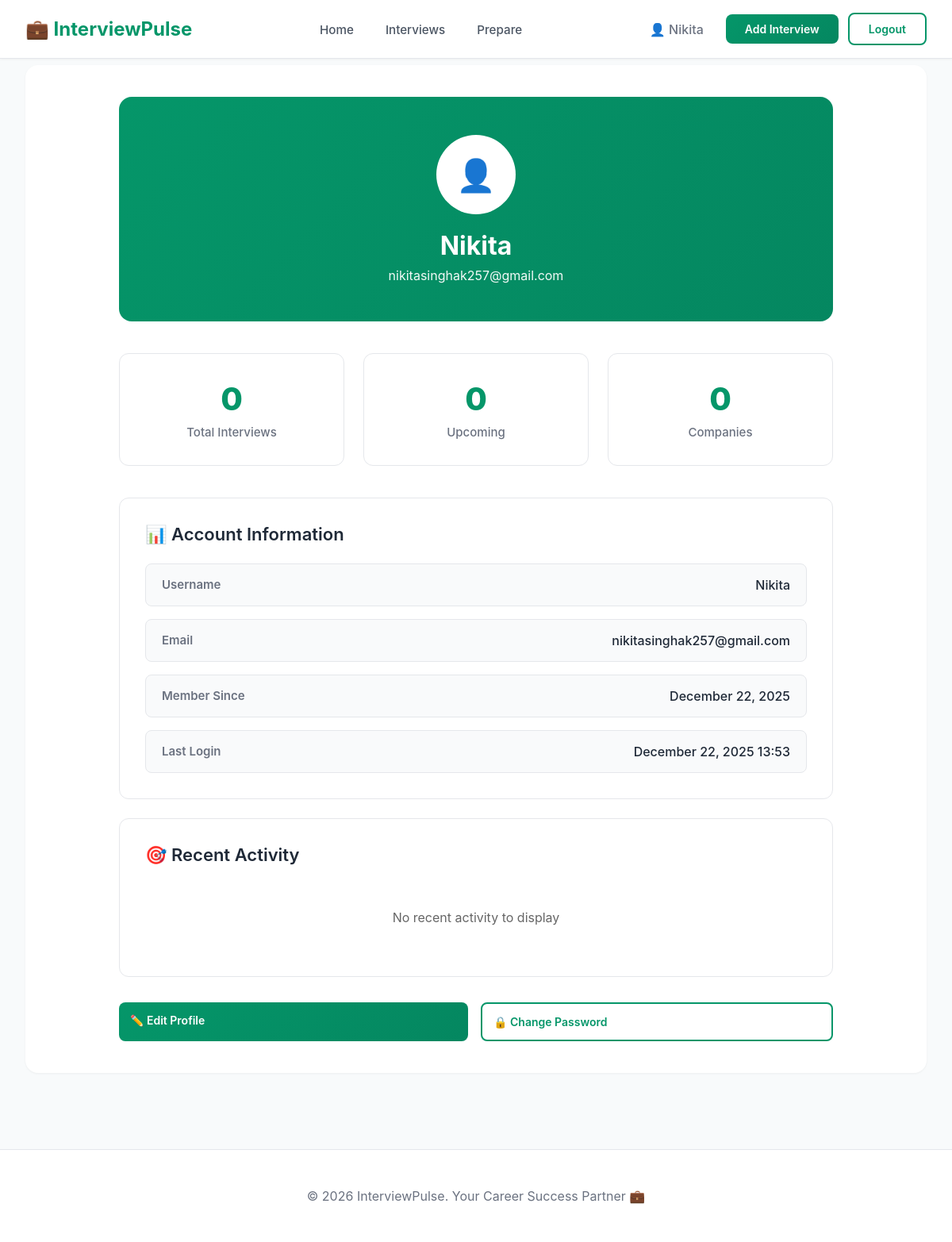
/users/profile (signed in), run on an earlier commit of the app's database.
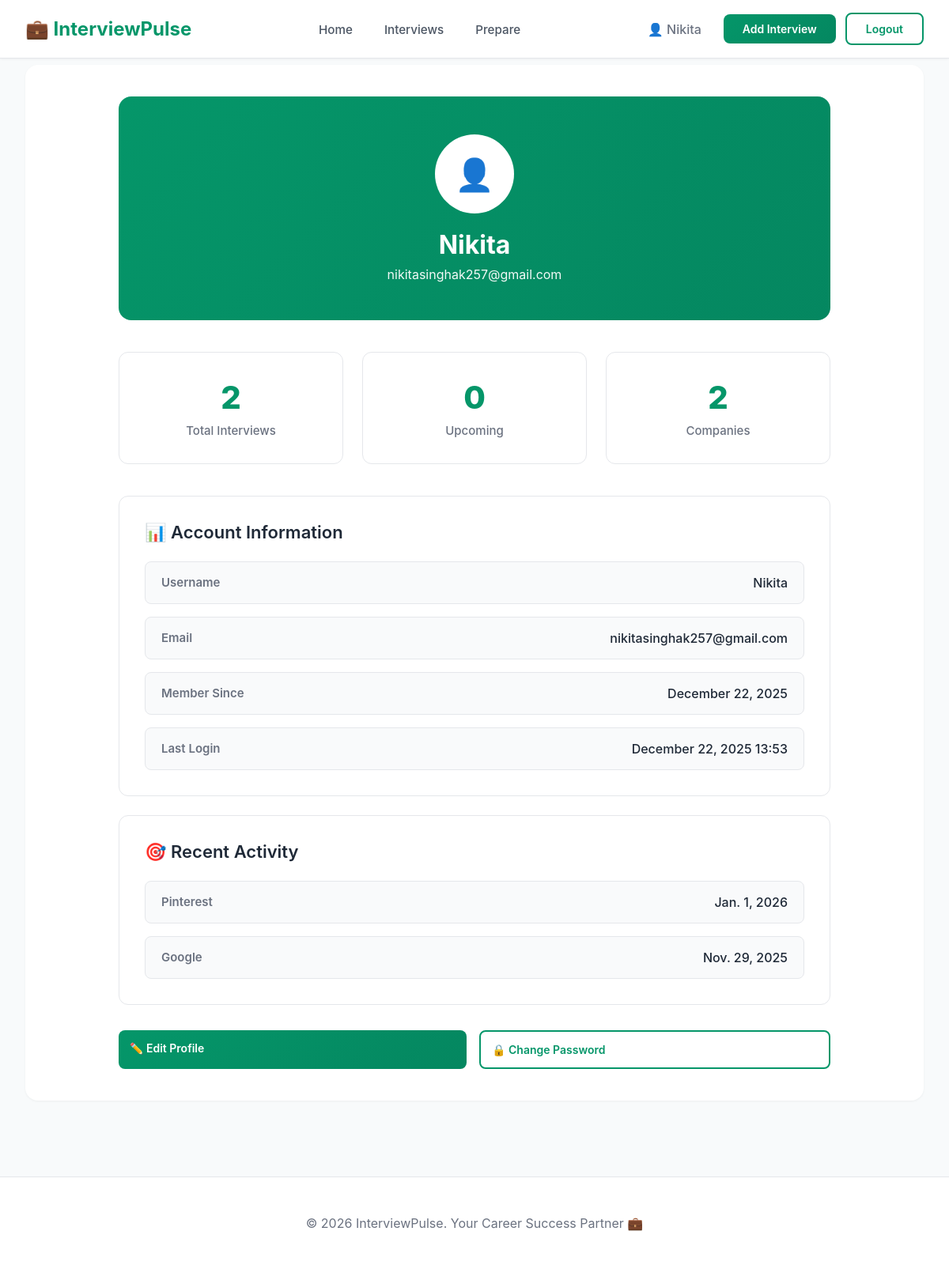
And on a later commit of the database.
### interviews/models.py (models this page shows, shortened)
class Interview(models.Model):
    user = models.ForeignKey('auth.User', on_delete=models.CASCADE)
    company = models.CharField(max_length=255)
    role = models.CharField(max_length=255)
    date = models.DateField()

### users/views.py (the view)
# urls.py: path('profile', views.profile, name='profile'),
@login_required
def profile(request):
    user = request.user
    interviews = Interview.objects.filter(user=user)
    total_interviews = interviews.count()
    upcoming_interviews = interviews.filter(date__gte=date.today()).count()
    companies = interviews.values('company').distinct()
    companies_count = companies.count()
    recent_interviews = interviews.order_by('-date')[:5]
    context = {
        'total_interviews': total_interviews,
        'upcoming_interviews': upcoming_interviews,
        'companies_count': companies_count,
        'recent_interviews': recent_interviews,
    }
    return render(request, 'users/profile.html', context)

### users/templates/users/profile.html (shortened to what this page needs)
{% extends 'base.html' %}
{% block extra_css %}
{% load static %}
<link rel="stylesheet" href="{% static 'css/users/profile.css' %}">
{% endblock %}
{% block content %}
<div class="profile-container">
    <div class="profile-header">
        <div class="profile-avatar">👤</div>
        <div class="profile-name">{{ user.username }}</div>
        <div class="profile-email">{{ user.email }}</div>
    </div>
    <div class="stats-grid">
        <div class="stat-card">
            <div class="stat-number">{{ total_interviews|default:"0" }}</div>
            <div class="stat-label">Total Interviews</div>
        </div>
        <div class="stat-card">
            <div class="stat-number">{{ upcoming_interviews|default:"0" }}</div>
            <div class="stat-label">Upcoming</div>
        </div>
        <div class="stat-card">
            <div class="stat-number">{{ companies_count|default:"0" }}</div>
            <div class="stat-label">Companies</div>
        </div>
    </div>
    <div class="profile-section">
        <div class="section-title">
            📊 Account Information
        </div>
        <div class="info-grid">
            <div class="info-item">
                <span class="info-label">Username</span>
                <span class="info-value">{{ user.username }}</span>
            </div>
            <div class="info-item">
                <span class="info-label">Email</span>
                <span class="info-value">{{ user.email }}</span>
            </div>
            <div class="info-item">
                <span class="info-label">Member Since</span>
                <span class="info-value">{{ user.date_joined|date:"F d, Y" }}</span>
            </div>
            <div class="info-item">
                <span class="info-label">Last Login</span>
                <span class="info-value">{{ user.last_login|date:"F d, Y H:i" }}</span>
            </div>
        </div>
    </div>
    <div class="profile-section">
        <div class="section-title">
            🎯 Recent Activity
        </div>
        <div class="info-grid">
            {% if recent_interviews %}
                {% for interview in recent_interviews %}
                <div class="info-item">
                    <span class="info-label">{{ interview.company }}</span>
                    <span class="info-value">{{ interview.date }}</span>
                </div>
                {% endfor %}
            {% else %}
                <p style="text-align: center; color: #666; padding: 2rem;">
                    No recent activity to display
                </p>
            {% endif %}
        </div>
    </div>
    <div class="action-buttons">
        <a href="/users/edit-profile" class="btn btn-primary">✏️ Edit Profile</a>
        <a href="/users/change-password" class="btn btn-secondary">🔒 Change Password</a>
    </div>
</div>
{% endblock %}

### templates/base.html (shortened to what this page needs)
<!DOCTYPE html>
<html lang="en">
<head>
    {% load static %}
    <link rel="stylesheet" href="{% static 'css/base.css' %}">
    {% block extra_css %}{% endblock %}
</head>
<body>
    <nav class="navbar">
        <div class="nav-container">
            <div class="logo">💼 InterviewPulse</div>
            <ul class="nav-links">
                <li><a href="/">Home</a></li>
                <li><a href="/interviews/list">Interviews</a></li>
                <li><a href="/preparation/">Prepare</a></li>
            </ul>
            <div class="nav-actions">
                {% if user.is_authenticated %}
                    <span style="margin-right: 1rem; color: #6B7280; font-weight: 500;">👤 {{ user.username }}</span>
                    <a href="/interviews/add" class="btn btn-primary">Add Interview</a>
                    <a href="/users/logout" class="btn btn-secondary">Logout</a>
                {% else %}
                    <a href="/users/login" class="btn btn-secondary">Login</a>
                    <a href="/users/register" class="btn btn-primary">Get Started</a>
                {% endif %}
            </div>
        </div>
    </nav>
    <div class="container">
        <div class="content-wrapper">
            {% block content %}{% endblock %}
        </div>
    </div>
    <footer>
        <p>&copy; 2026 InterviewPulse. Your Career Success Partner 💼</p>
    </footer>
</body>
</html>

### static/css/base.css (style rules this page uses)
* { margin: 0; padding: 0; box-sizing: border-box; }
body { font-family: 'Inter', -apple-system, BlinkMacSystemFont, 'Segoe UI', Roboto, 'Helvetica Neue', Arial, sans-serif; background: #F8FAFB; min-height: 100vh; color: #1F2937; animation: fadeIn 0.5s ease-in; }
.navbar { background: #FFFFFF; padding: 1rem 2rem; box-shadow: 0 1px 3px rgba(0,0,0,0.05); position: sticky; top: 0; z-index: 1000; border-bottom: 1px solid #E5E7EB; transition: all 0.3s ease; animation: slideDown 0.5s ease-out; }
.nav-container { max-width: 1280px; margin: 0 auto; display: flex; justify-content: space-between; align-items: center; }
.logo { font-size: 1.5rem; font-weight: 700; color: #059669; display: flex; align-items: center; gap: 0.5rem; cursor: pointer; transition: transform 0.3s ease; animation: logoAppear 0.6s ease-out 0.2s both; }
.nav-links { display: flex; gap: 2.5rem; list-style: none; }
.nav-links li { animation: navItemAppear 0.5s ease-out both; }
.nav-links li:nth-child(1) { animation-delay: 0.3s; }
.nav-links li:nth-child(2) { animation-delay: 0.4s; }
.nav-links li:nth-child(3) { animation-delay: 0.5s; }
.nav-links a { text-decoration: none; color: #4B5563; font-weight: 500; font-size: 0.95rem; transition: color 0.2s; }
.nav-actions { display: flex; gap: 0.75rem; align-items: center; }
.btn { padding: 0.625rem 1.5rem; border: none; border-radius: 8px; cursor: pointer; font-weight: 600; font-size: 0.875rem; transition: all 0.3s cubic-bezier(0.4, 0, 0.2, 1); text-decoration: none; display: inline-block; position: relative; overflow: hidden; }
.btn::before { content: ''; position: absolute; top: 50%; left: 50%; width: 0; height: 0; border-radius: 50%; background: rgba(255, 255, 255, 0.3); transform: translate(-50%, -50%); transition: width 0.6s, height 0.6s; }
.btn-primary { background: linear-gradient(135deg, #059669 0%, #047857 100%); background-size: 200% 200%; color: white; animation: gradientShift 3s ease infinite; }
.btn-secondary { background: transparent; color: #059669; border: 2px solid #059669; }
.container { max-width: 1280px; margin: 0 auto; padding: 0.5rem 2rem 2rem; }
.content-wrapper { background: white; border-radius: 16px; padding: 2.5rem; box-shadow: 0 1px 3px rgba(0,0,0,0.05); min-height: 400px; animation: slideUp 0.6s ease-out; }
footer { text-align: center; padding: 3rem 2rem; color: #6B7280; margin-top: 4rem; background: white; border-top: 1px solid #E5E7EB; }

### static/css/users/profile.css (style rules this page uses)
.profile-container { max-width: 900px; margin: 0 auto; }
.profile-header { text-align: center; padding: 3rem 2rem; background: linear-gradient(135deg, #059669 0%, #047857 100%); background-size: 200% 200%; border-radius: 16px; color: white; margin-bottom: 2.5rem; animation: headerGradient 5s ease infinite, slideDown 0.6s ease-out; }
.profile-avatar { width: 100px; height: 100px; border-radius: 50%; background: white; color: #059669; font-size: 2.5rem; display: flex; align-items: center; justify-content: center; margin: 0 auto 1.25rem; border: 4px solid rgba(255,255,255,0.3); font-weight: 600; animation: avatarBounce 1s ease-out; transition: all 0.3s ease; }
.profile-name { font-size: 2rem; font-weight: 700; margin-bottom: 0.5rem; }
.profile-email { font-size: 1rem; opacity: 0.95; }
.stats-grid { display: grid; grid-template-columns: repeat(auto-fit, minmax(220px, 1fr)); gap: 1.5rem; margin-bottom: 2.5rem; }
.stat-card { background: white; padding: 2rem; border-radius: 12px; text-align: center; border: 1px solid #E5E7EB; transition: all 0.2s; }
.stat-number { font-size: 2.5rem; font-weight: 800; color: #059669; margin-bottom: 0.5rem; }
.stat-label { color: #6B7280; font-weight: 500; font-size: 0.9375rem; }
.profile-section { background: white; padding: 2rem; border-radius: 12px; margin-bottom: 1.5rem; border: 1px solid #E5E7EB; }
.section-title { font-size: 1.375rem; margin-bottom: 1.5rem; color: #1F2937; display: flex; align-items: center; gap: 0.5rem; font-weight: 600; }
.info-grid { display: grid; gap: 1rem; }
.info-item { display: flex; justify-content: space-between; padding: 1rem 1.25rem; background: #F9FAFB; border-radius: 8px; border: 1px solid #E5E7EB; }
.info-label { font-weight: 600; color: #6B7280; font-size: 0.9375rem; }
.info-value { color: #1F2937; font-weight: 500; }
.action-buttons { display: flex; gap: 1rem; margin-top: 2rem; }
.action-buttons .btn { flex: 1; padding: 0.875rem; }

What changed in the data, as far as the page shows it:
added Interview: company "Pinterest", date "Jan. 1, 2026"
added Interview: company "Google", date "Nov. 29, 2025"
Also different on the page:
{{ total_interviews|default:"0" }}: "0" → "2"
{{ companies_count|default:"0" }}: "0" → "2"
text no longer shown: "No recent activity to display"
